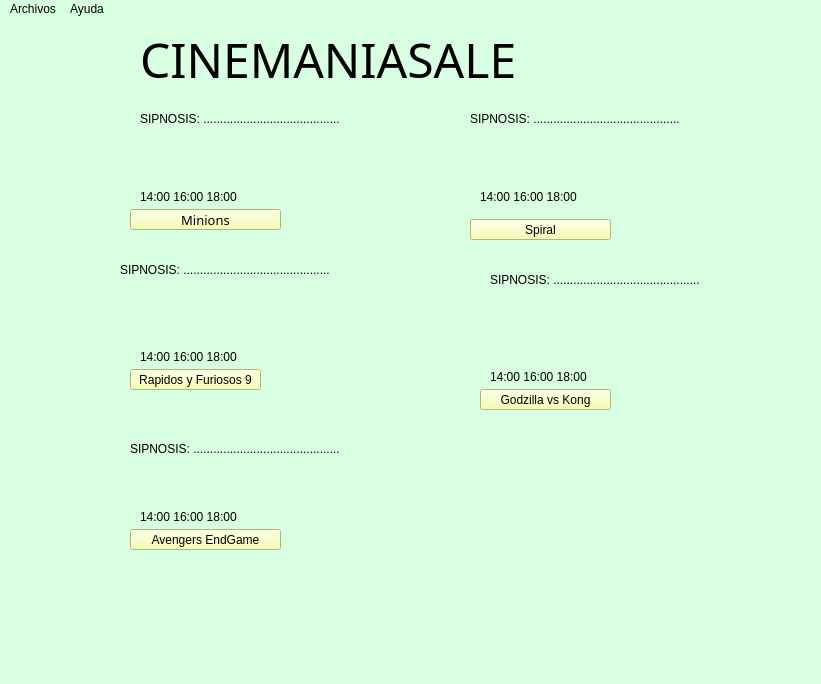
<?xml version="1.0" encoding="UTF-8"?>
<ui version="4.0">
 <class>VentanaP</class>
 <widget class="QMainWindow" name="VentanaP">
  <property name="geometry">
   <rect>
    <x>0</x>
    <y>0</y>
    <width>821</width>
    <height>684</height>
   </rect>
  </property>
  <property name="windowTitle">
   <string>MainWindow</string>
  </property>
  <property name="windowIcon">
   <iconset resource="Recursos.qrc">
    <normaloff>:/new/prefix1/Recursos/Recurso 3@4x.png</normaloff>:/new/prefix1/Recursos/Recurso 3@4x.png</iconset>
  </property>
  <property name="styleSheet">
   <string notr="true">background-color: rgb(216, 255, 225);</string>
  </property>
  <widget class="QWidget" name="centralwidget">
   <widget class="QWidget" name="Encabezado" native="true">
    <property name="geometry">
     <rect>
      <x>0</x>
      <y>0</y>
      <width>761</width>
      <height>80</height>
     </rect>
    </property>
    <widget class="QLabel" name="CINEMANIASALE">
     <property name="geometry">
      <rect>
       <x>140</x>
       <y>10</y>
       <width>521</width>
       <height>61</height>
      </rect>
     </property>
     <property name="font">
      <font>
       <family>Lucida Handwriting</family>
       <pointsize>36</pointsize>
      </font>
     </property>
     <property name="text">
      <string>CINEMANIASALE</string>
     </property>
    </widget>
   </widget>
   <widget class="QLabel" name="label_2">
    <property name="geometry">
     <rect>
      <x>20</x>
      <y>90</y>
      <width>121</width>
      <height>121</height>
     </rect>
    </property>
    <property name="styleSheet">
     <string notr="true">image: url(:/new/prefix1/Recursos/4179295.jpg-c_310_420_x-f_jpg-q_x-xxyxx.jpg);</string>
    </property>
    <property name="text">
     <string/>
    </property>
   </widget>
   <widget class="QLabel" name="label_3">
    <property name="geometry">
     <rect>
      <x>10</x>
      <y>240</y>
      <width>131</width>
      <height>131</height>
     </rect>
    </property>
    <property name="styleSheet">
     <string notr="true">image: url(:/new/prefix1/Recursos/5059871.jpg);</string>
    </property>
    <property name="text">
     <string/>
    </property>
   </widget>
   <widget class="QLabel" name="label_4">
    <property name="geometry">
     <rect>
      <x>30</x>
      <y>370</y>
      <width>91</width>
      <height>201</height>
     </rect>
    </property>
    <property name="styleSheet">
     <string notr="true">image: url(:/new/prefix1/Recursos/041_m.jpg);</string>
    </property>
    <property name="text">
     <string/>
    </property>
   </widget>
   <widget class="QLabel" name="label_5">
    <property name="geometry">
     <rect>
      <x>380</x>
      <y>250</y>
      <width>91</width>
      <height>141</height>
     </rect>
    </property>
    <property name="styleSheet">
     <string notr="true">image: url(:/new/prefix1/Recursos/Godzilla_vs_Kong-370227109-large.jpg);</string>
    </property>
    <property name="text">
     <string/>
    </property>
   </widget>
   <widget class="QLabel" name="label_6">
    <property name="geometry">
     <rect>
      <x>370</x>
      <y>90</y>
      <width>91</width>
      <height>131</height>
     </rect>
    </property>
    <property name="styleSheet">
     <string notr="true">image: url(:/new/prefix1/Recursos/5298328.jpg);</string>
    </property>
    <property name="text">
     <string/>
    </property>
   </widget>
   <widget class="QPushButton" name="pbCompra2">
    <property name="geometry">
     <rect>
      <x>130</x>
      <y>350</y>
      <width>131</width>
      <height>21</height>
     </rect>
    </property>
    <property name="styleSheet">
     <string notr="true">background-color: rgb(247, 255, 160);</string>
    </property>
    <property name="text">
     <string>Rapidos y Furiosos 9</string>
    </property>
   </widget>
   <widget class="QPushButton" name="pbCompra3">
    <property name="geometry">
     <rect>
      <x>130</x>
      <y>510</y>
      <width>151</width>
      <height>21</height>
     </rect>
    </property>
    <property name="styleSheet">
     <string notr="true">background-color: rgb(247, 255, 160);</string>
    </property>
    <property name="text">
     <string>Avengers EndGame</string>
    </property>
   </widget>
   <widget class="QPushButton" name="pbComprar5">
    <property name="geometry">
     <rect>
      <x>480</x>
      <y>370</y>
      <width>131</width>
      <height>21</height>
     </rect>
    </property>
    <property name="styleSheet">
     <string notr="true">background-color: rgb(247, 255, 160);</string>
    </property>
    <property name="text">
     <string>Godzilla vs Kong</string>
    </property>
   </widget>
   <widget class="QPushButton" name="pbCompra4">
    <property name="geometry">
     <rect>
      <x>470</x>
      <y>200</y>
      <width>141</width>
      <height>21</height>
     </rect>
    </property>
    <property name="styleSheet">
     <string notr="true">background-color: rgb(247, 255, 160);</string>
    </property>
    <property name="text">
     <string>Spiral</string>
    </property>
   </widget>
   <widget class="QLabel" name="label_7">
    <property name="geometry">
     <rect>
      <x>140</x>
      <y>90</y>
      <width>201</width>
      <height>20</height>
     </rect>
    </property>
    <property name="text">
     <string>SIPNOSIS: ............................................</string>
    </property>
   </widget>
   <widget class="QLabel" name="label_8">
    <property name="geometry">
     <rect>
      <x>130</x>
      <y>420</y>
      <width>211</width>
      <height>20</height>
     </rect>
    </property>
    <property name="text">
     <string>SIPNOSIS: ............................................</string>
    </property>
   </widget>
   <widget class="QLabel" name="label_9">
    <property name="geometry">
     <rect>
      <x>120</x>
      <y>240</y>
      <width>211</width>
      <height>21</height>
     </rect>
    </property>
    <property name="text">
     <string>SIPNOSIS: ............................................</string>
    </property>
   </widget>
   <widget class="QPushButton" name="pbCompra1">
    <property name="geometry">
     <rect>
      <x>130</x>
      <y>190</y>
      <width>151</width>
      <height>21</height>
     </rect>
    </property>
    <property name="font">
     <font>
      <family>MS PGothic</family>
      <pointsize>10</pointsize>
     </font>
    </property>
    <property name="styleSheet">
     <string notr="true">background-color: rgb(247, 255, 160);</string>
    </property>
    <property name="text">
     <string>Minions</string>
    </property>
   </widget>
   <widget class="QLabel" name="label_10">
    <property name="geometry">
     <rect>
      <x>490</x>
      <y>250</y>
      <width>211</width>
      <height>21</height>
     </rect>
    </property>
    <property name="text">
     <string>SIPNOSIS: ............................................</string>
    </property>
   </widget>
   <widget class="QLabel" name="label_11">
    <property name="geometry">
     <rect>
      <x>470</x>
      <y>90</y>
      <width>211</width>
      <height>20</height>
     </rect>
    </property>
    <property name="text">
     <string>SIPNOSIS: ............................................</string>
    </property>
   </widget>
   <widget class="QLabel" name="label_12">
    <property name="geometry">
     <rect>
      <x>140</x>
      <y>490</y>
      <width>131</width>
      <height>16</height>
     </rect>
    </property>
    <property name="text">
     <string>14:00 16:00 18:00</string>
    </property>
   </widget>
   <widget class="QLabel" name="label_13">
    <property name="geometry">
     <rect>
      <x>140</x>
      <y>330</y>
      <width>131</width>
      <height>16</height>
     </rect>
    </property>
    <property name="text">
     <string>14:00 16:00 18:00</string>
    </property>
   </widget>
   <widget class="QLabel" name="label_14">
    <property name="geometry">
     <rect>
      <x>140</x>
      <y>170</y>
      <width>151</width>
      <height>16</height>
     </rect>
    </property>
    <property name="text">
     <string>14:00 16:00 18:00</string>
    </property>
   </widget>
   <widget class="QLabel" name="label_15">
    <property name="geometry">
     <rect>
      <x>480</x>
      <y>170</y>
      <width>151</width>
      <height>16</height>
     </rect>
    </property>
    <property name="text">
     <string>14:00 16:00 18:00</string>
    </property>
   </widget>
   <widget class="QLabel" name="label_16">
    <property name="geometry">
     <rect>
      <x>490</x>
      <y>350</y>
      <width>141</width>
      <height>16</height>
     </rect>
    </property>
    <property name="text">
     <string>14:00 16:00 18:00</string>
    </property>
   </widget>
  </widget>
  <widget class="QMenuBar" name="menubar">
   <property name="geometry">
    <rect>
     <x>0</x>
     <y>0</y>
     <width>821</width>
     <height>22</height>
    </rect>
   </property>
   <widget class="QMenu" name="menuArchivos">
    <property name="title">
     <string>Archivos</string>
    </property>
    <addaction name="action_Nuevo"/>
    <addaction name="action_Salir"/>
   </widget>
   <widget class="QMenu" name="menuAyuda">
    <property name="title">
     <string>Ayuda</string>
    </property>
    <addaction name="actionAcerca_de"/>
   </widget>
   <addaction name="menuArchivos"/>
   <addaction name="menuAyuda"/>
  </widget>
  <widget class="QStatusBar" name="statusbar"/>
  <action name="action_Nuevo">
   <property name="text">
    <string>&amp;Modificar</string>
   </property>
  </action>
  <action name="actionAcerca_de">
   <property name="text">
    <string>Acerca de</string>
   </property>
  </action>
  <action name="action_Salir">
   <property name="text">
    <string>&amp;Salir</string>
   </property>
  </action>
 </widget>
 <resources>
  <include location="Recursos.qrc"/>
 </resources>
 <connections/>
</ui>
